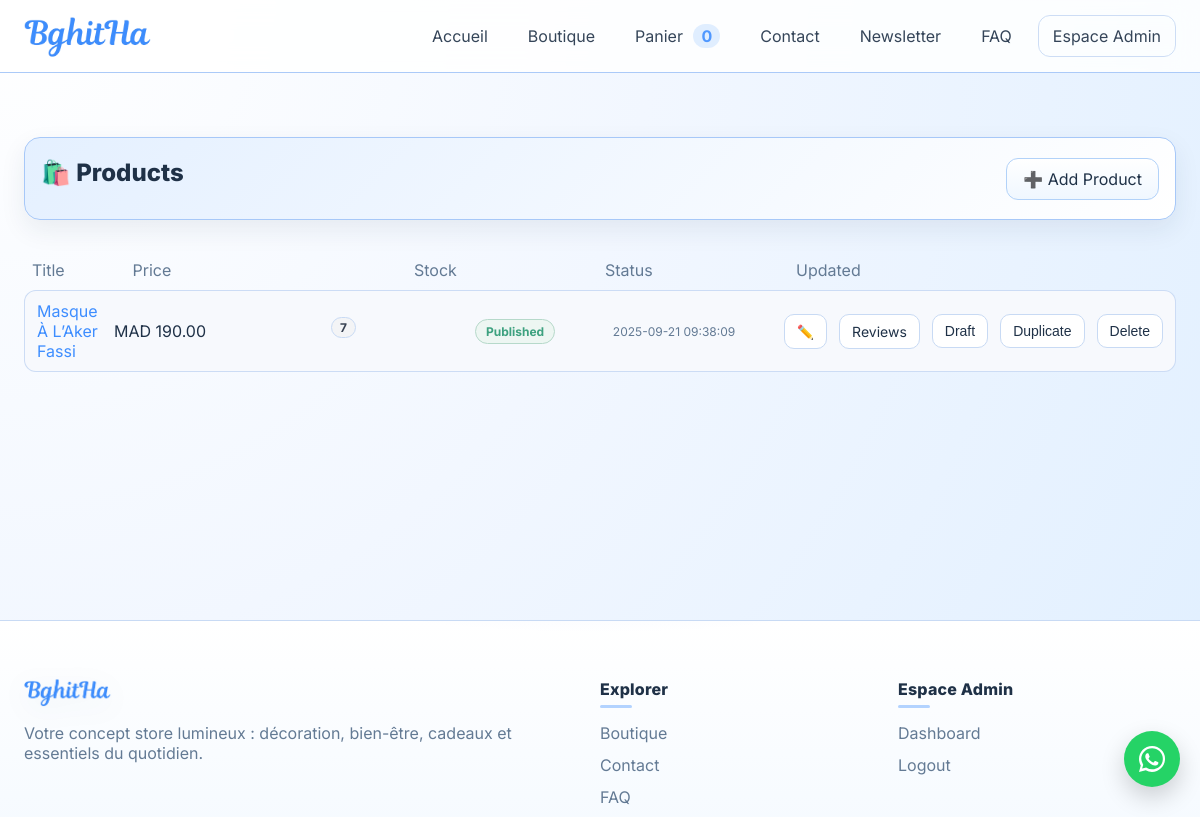
Page /admin/products (signed in) on the committed database.
### tables this page shows
CREATE TABLE products (
            id INTEGER PRIMARY KEY AUTOINCREMENT,
            title TEXT NOT NULL,
            slug TEXT UNIQUE,
            description_html TEXT,
            price_cents INTEGER NOT NULL DEFAULT 0,
            images TEXT,
            category TEXT,
            tags TEXT,
            stock INTEGER DEFAULT 0,
            sku TEXT,
            published INTEGER DEFAULT 1,
            created_at TEXT,
            updated_at TEXT
        , discount_cents INTEGER);

### mywebstore/routes/admin.py (the view)
    @app.route("/admin/products")
    @login_required
    def admin_products():
        conn = get_db(app)
        cur = conn.cursor()
        cur.execute("SELECT * FROM products ORDER BY created_at DESC")
        products = cur.fetchall()
        release_db(conn)
        return render_template("admin/products.html", products=products, price=cents_to_price)

### mywebstore/database.py (called while the page is built)
def get_db(app: Flask) -> sqlite3.Connection:
    db_path = os.path.join(app.instance_path, "store.db")
    if has_app_context():
        cached = getattr(g, "_db_conn", None)
        if cached is not None:
            return cached
        conn = sqlite3.connect(db_path)
        conn.row_factory = sqlite3.Row
        g._db_conn = conn
        return conn
    conn = sqlite3.connect(db_path)
    conn.row_factory = sqlite3.Row
    return conn

def release_db(conn: Optional[sqlite3.Connection]) -> None:
    if conn is None:
        return
    try:
        conn.close()
    except Exception:
        pass
    if has_app_context() and getattr(g, "_db_conn", None) is conn:
        g._db_conn = None

### mywebstore/utils.py (called while the page is built)
def login_required(view):
    @wraps(view)
    def wrapped(*args, **kwargs):
        if not session.get("admin_id"):
            return redirect(url_for("admin_login", next=request.path))
        return view(*args, **kwargs)
    return wrapped

def cents_to_price(cents: int) -> str:
    try:
        return f"MAD {cents/100:,.2f}"
    except Exception:
        return "MAD 0.00"

### templates/admin/products.html (shortened to what this page needs)
{% extends 'base.html' %}
{% block content %}
  <section class="section admin">
    <div class="title-row">
      <h2 class="section-title">🛍️ Products</h2>
      <a class="btn" href="{{ url_for('admin_product_new') }}">➕ Add Product</a>
    </div>
    <div class="table zebra compact">
      <div class="thead">
        <div>Title</div>
        <div>Price</div>
        <div>Stock</div>
        <div>Status</div>
        <div>Updated</div>
      </div>
      {% for p in products %}
        <div class="trow">
          <div>
            <a class="link" href="{{ url_for('product_detail', pid=p['id'], slug=p['slug']) }}" target="_blank" rel="noopener">{{ p['title'] }}</a>
          </div>
          <div>
            {% if p['discount_cents'] and p['discount_cents'] < p['price_cents'] %}
              <span class="old-price">{{ price(p['price_cents']) }}</span>
              <span class="new-price">{{ price(p['discount_cents']) }}</span>
            {% else %}
              {{ price(p['price_cents']) }}
            {% endif %}
          </div>
          <div>
            <span class="badge stock {{ 'low' if p['stock'] <= 5 else 'ok' }}">{{ p['stock'] }}</span>
          </div>
          <div>
            {% if p['published'] %}
              <span class="badge state published">Published</span>
            {% else %}
              <span class="badge state draft">Draft</span>
            {% endif %}
          </div>
          <div class="muted small">{{ (p['updated_at'] or '')[:19].replace('T',' ') }}</div>
          <div class="row-actions">
            <a class="btn outline small" href="{{ url_for('admin_product_edit', pid=p['id']) }}" aria-label="Edit product">✏️</a>
            <a class="btn outline small" href="{{ url_for('admin_reviews', product_id=p['id']) }}">Reviews</a>
            {% if p['published'] %}
              <form method="post" action="{{ url_for('admin_product_draft', pid=p['id']) }}">
                <button class="btn outline small" type="submit">  Draft</button>
              </form>
            {% else %}
              <form method="post" action="{{ url_for('admin_product_publish', pid=p['id']) }}">
                <button class="btn outline small" type="submit">Publish</button>
              </form>
            {% endif %}
            <form method="post" action="{{ url_for('admin_product_duplicate', pid=p['id']) }}">
              <button class="btn outline small" type="submit" aria-label="Duplicate product">Duplicate</button>
            </form>
            <form method="post" action="{{ url_for('admin_product_delete', pid=p['id']) }}" onsubmit="return confirm('Delete this product?')">
              <button class="btn outline small" type="submit" aria-label="Delete product">Delete</button>
            </form>
          </div>
        </div>
      {% endfor %}
    </div>
  </section>
{% endblock %}

### static/styles.css (style rules this page uses)
:root { --bg: #f2f7ff; --bg-2: #ffffff; --surface: #ffffff; --surface-2: #e6f1ff; --text: #1f3147; --muted: #637a94; --border: #c8daf4; --brand-a: #3d8dff; --brand-b: #8fc5ff; --brand-c: #dcecff; --accent: var(--brand-a); --danger: #e2546f; --warning: #f0b46a; --success: #3da17f; --admin-gradient-a: #312e81; --admin-gradient-b: #7c3aed; --admin-gradient-c: #22d3ee; --admin-surface-glass: rgba(15, 23, 42, .40); --admin-surface-strong: rgba(15, 23, 42, .75); --admin-border-glass: rgba(255, 255, 255, .22); --admin-glow: rgba(148, 163, 255, .35); --radius: 14px; --radius-sm: 10px; --shadow-sm: 0 4px 16px rgba(61, 141, 255, .12); --shadow: 0 20px 48px rgba(31, 49, 71, .18); --ring: 0 0 0 3px color-mix(in oklab, var(--brand-a) 30%, transparent); }
* { box-sizing:border-box }
html { scroll-behavior:smooth }
html,body { height:100% }
body { margin:0; font-family:'Inter',system-ui,-apple-system,Segoe UI,Roboto,Arial,sans-serif; color:var(--text); background: radial-gradient(circle at top left, #ffffff 0%, var(--bg) 45%, #e0efff 100%); display:flex; flex-direction:column; min-height:100vh; }
.badge { background:color-mix(in oklab, var(--brand-a) 18%, #fff); color:var(--brand-a); padding:2px 8px; border-radius:999px; margin-left:6px; font-weight:700 }
.section { margin:40px 0 }
.section-title { font-size:24px; margin:6px 0 18px; font-weight:800 }
.btn.small { padding:8px 12px; border-radius:10px; font-size:14px }
.btn { display:inline-flex; align-items:center; justify-content:center; gap:8px; padding:10px 16px; border-radius:12px; border:1px solid color-mix(in oklab, var(--border) 85%, transparent); background:#ffffff; color:var(--text); text-decoration:none; cursor:pointer; transition:transform .2s, background .2s, filter .2s }
.btn.outline { background:#fff; color:var(--text); border:1px solid var(--border) }
.link { color:var(--brand-a); background:none; border:0; padding:0; cursor:pointer; text-decoration:none }
.table.zebra .trow:nth-child(even) { background-color:color-mix(in oklab, var(--surface) 85%, var(--border)) }
.table { display:grid; gap:10px }
.table .thead, .table .trow { display:grid; grid-template-columns: 2.5fr 1fr 0.8fr 1fr 1fr 0.8fr; gap:10px; align-items:center }
.table.compact .thead, .table.compact .trow { grid-template-columns: 0.5fr 1.5fr 1fr 1fr 1.2fr 0.8fr }
.table .thead { color:var(--muted); padding:0 8px }
.table .trow { background:var(--surface); border:1px solid color-mix(in oklab, var(--border) 90%, transparent); border-radius:12px; padding:10px 12px }
.row-actions { display:flex; gap:12px; align-items:center }
.stock { color:var(--muted); margin-bottom:8px }
.badge.state { display:inline-flex; padding:4px 10px; border-radius:999px; background:var(--surface-2); border:1px solid var(--border); font-weight:700; font-size:12px }
.badge.state.published { border-color:color-mix(in oklab, var(--success) 40%, #fff); color:var(--success); background:color-mix(in oklab, var(--success) 10%, #fff) }
.badge.stock { display:inline-flex; padding:2px 8px; border-radius:999px; border:1px solid var(--border); font-weight:700; font-size:12px }
.badge.stock.ok { color:#374151; background:#f3f4f6 }
.muted { color:var(--muted) }
.small { font-size:12px }
.title-row { display:flex; align-items:center; justify-content:space-between; gap:12px }
.section.admin .title-row { background:linear-gradient(135deg, color-mix(in oklab, var(--brand-a) 14%, #fff), #ffffff); padding:14px 16px; border-radius:16px; border:1px solid color-mix(in oklab, var(--brand-a) 25%, var(--border)); box-shadow:0 10px 26px rgba(31,49,71,.08); margin-bottom: 40px; }
.section.admin .title-row .btn { background:linear-gradient(180deg, #fff, color-mix(in oklab, var(--brand-b) 14%, #fff)); border-color:color-mix(in oklab, var(--brand-b) 40%, var(--border)) }

### rows in the picture
products: title "Masque À L’Aker Fassi", price_cents "MAD 190.00", stock "7", published "Published", updated_at "2025-09-21 09:38:09"

### other values in the picture
{{ cart_count }} "0"
